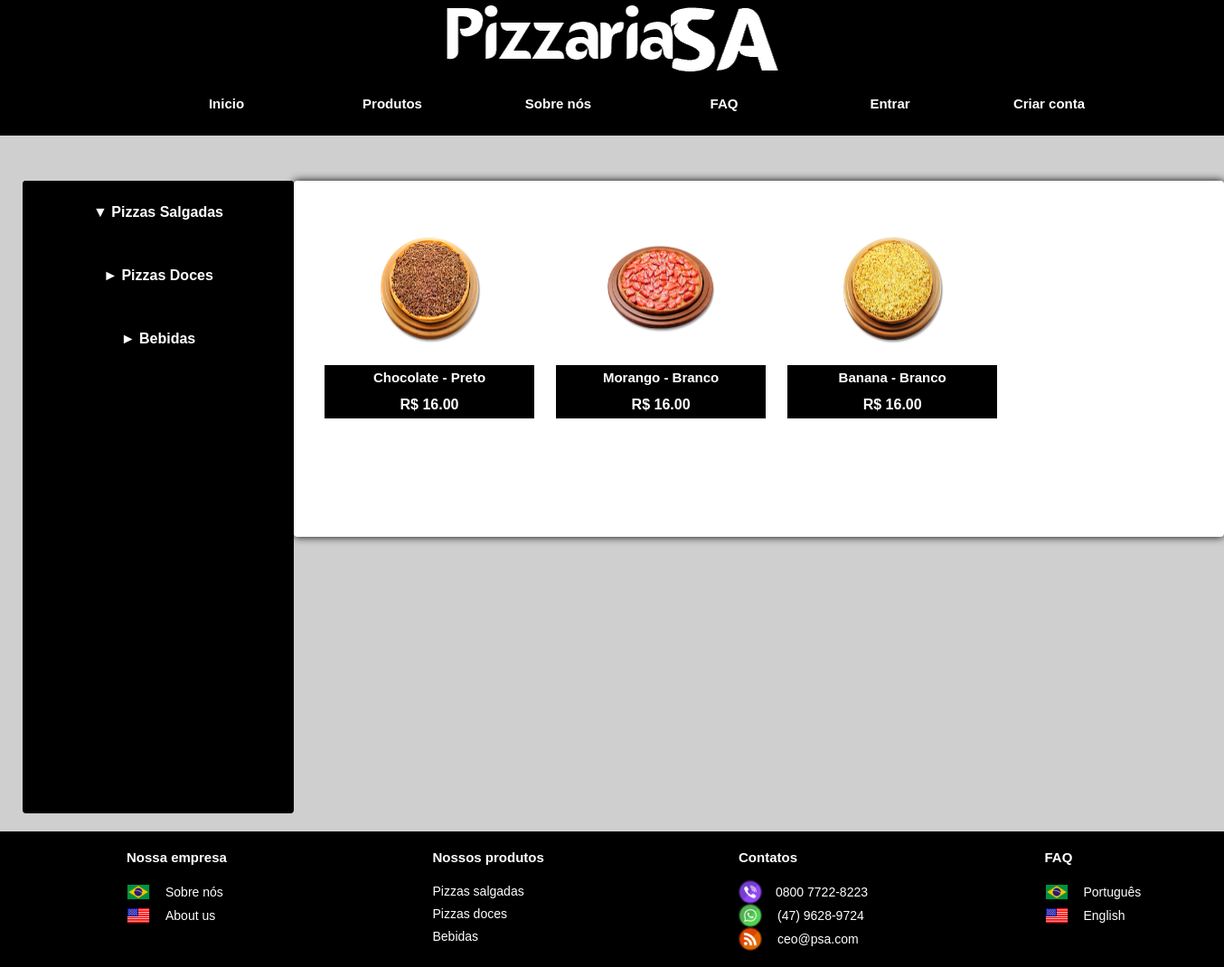
The app's page /pizzas_doces.php with its own data.
### tables this page shows
CREATE TABLE pizza 
( 
	id        INT NOT NULL auto_increment PRIMARY KEY, 
	nome      VARCHAR(60), 
	tipo      VARCHAR(20), 
	valor     VARCHAR(20), 
	tamanho   VARCHAR(20), 
	foto   	  VARCHAR(50) 	
);

### pizzas_doces.php (the view, shortened to what this page needs)
<?php
	$query_pizzas = "select * from pizza";
	$resultQuery = mysql_query($query_pizzas);
?>
<html>
	<head>
		<link rel="stylesheet" type="text/css" href="css/global.css">
        <link rel="stylesheet" type="text/css" href="css/produtos.css">
		</head>
	<body>
		<div class="mainbar">
            <?php
			if(isset($_SESSION['id']) && $_SESSION['tipo'] == "ADMIN"){?>
				<img class=thisalign src='images/banner/logo1.png'/><div class=logado>
					<a href="index.php" class=buttons>Inicio</a>
					<ul>
						<li class="dropdown">
							<a href="pizzas_salgadas.php" class="dropbtn">Produtos</a>
							<div class="dropdown-content">
								<a href='pizzas_salgadas.php' class=line><div class='icon-align'><img src='images/banner/tradicional.png' width='52%'/></div>Pizzas Salgadas</a>
								<a href='pizzas_doces.php' class=line><div class='icon-align'><img src='images/banner/doces.png' width='52%'/></div>Pizzas Doces</a>
								<a href='bebidas.php' class=line><div class='icon-align'><img src='images/banner/bebidas.png' width='52%'/></div>Bebidas</a>
							</div>
						</li>
					</ul>
					<a href="sobre.php" class=buttons>Sobre nós</a>
					<ul>
						<li class='dropdown'>
							<a href='crud_clientes.php' class='dropbtn'>CRUD</a>
							<div class='dropdown-content'>
								<a href='crud_clientes.php' class=line>Clientes</a>
								<a href='crud_bebidas.php' class=line>Bebidas</a>
								<a href='crud_pizzas.php' class=line>Pizzas</a>
								<a href='crud_ingredientes.php' class=line>Ingredientes</a>
							</div>
						</li>
					</ul>
					<ul>
						<li class='dropdown'>
							<a href='faq.php'  class='dropbtn'>FAQ</a>
							<div class='dropdown-content'>
								<a href='faq.php' class=line><div class='icon-align'><img src='images/faq/portugues.png' width='52%'/></div> FAQ - Português</a>
								<a href='faq_english.php' class=line><div class='icon-align'><img src='images/faq/english.png' width='52%'/></div> FAQ - English</a>
							</div>
						</li>
					</ul>
					<div class='space1'>
						<?php
							echo "<a href='cadastroUsuario_form.php?id=".$_SESSION['id']."' class='buttom-usuario'>";
							echo $_SESSION['usuario'];
							echo "<a href='cadastroUsuario_form.php?id=".$_SESSION['id']."' class='image-squad squad'><img src='images/usuario/".$_SESSION['foto']."'></a>";?>
						</a>
						<a href="usuario_deslogar.php" class=buttom-deslogar></a>
					</div>
				</div>
			<?php
			}else{
				?>
				<img class=thisalign src='images/banner/logo1.png'/><div class=naologado>
					<a href="index.php" class=buttons>Inicio</a>
					<ul>
						<li class="dropdown">
							<a href="pizzas_salgadas.php" class="dropbtn">Produtos</a>
						</li>
					</ul>
					<a href="sobre.php" class=buttons>Sobre nós</a>
					<ul>
						<li class='dropdown'>
							<a href='faq.php'  class='dropbtn'>FAQ</a>
						</li>
					</ul>
					<a href='login_form.php' class='buttom-logar'>Entrar</a><br><a href='cadastroUsuario_form.php' class='buttom-cad'>Criar conta</a>
				</div>
				<?php
			}
			?>
		</div>
		<div>
			<div class=barprodutos>
				<a href="pizzas_salgadas.php" class=produtosbutton>▼ Pizzas Salgadas</a>
				<a href="pizzas_doces.php" class=produtosbutton>► Pizzas Doces</a>
				<a href="bebidas.php" class=produtosbutton>► Bebidas</a>
			</div>
			<div class=pdtlayout>
				<div class=produtos>
					<?php
					while($result = mysql_fetch_assoc($resultQuery)){
						$resultBanco[1] = $result['id'];
						$resultBanco[2] = utf8_encode($result['nome']);
						$resultBanco[3] = utf8_encode($result['tipo']);
						$resultBanco[4] = utf8_encode($result['valor']);
						$resultBanco[5] = utf8_encode($result['tamanho']);
						$resultBanco[6] = utf8_encode($result['foto']);
						if(isset($_SESSION['id']) && $_SESSION['tipo'] == "ADMIN"){
							if($resultBanco[3] == "DOCE"){
								echo "<div class=products>";
								echo "<div class=image><img src='images/pizzas/$resultBanco[6]' class='image-pdt'/></div>";
								echo "<div class=botaopdt><div class=nomepdt>$resultBanco[2]<a class='delete' href='adminPizzasDoces_delete.php?id=$resultBanco[1]'>×</a></div><div class=botaopdt>R$ $resultBanco[4]</div></div></div>";
							}
						}else{
							if($resultBanco[3] == "DOCE"){
								echo "<div class=products>";
								echo "<div class=image><img src='images/pizzas/$resultBanco[6]' class='image-pdt'/></div>";
								echo "<div class=botaopdt><div class=nomepdt>$resultBanco[2]</div><div class=botaopdt>R$ $resultBanco[4]</div></div></div>";
							}
						}
					}?>
				</div>
			</div>
		</div>
		<div class="footbar">
			<div class='squareenix'>
				<div class='fotenter'>
					<font color='#fff'><b>Nossa empresa</b></font><br><br>
					<a class='enixsquare' href='sobre.php'><div class=heightline>Sobre nós</div></a><img class=lineheight src='images/faq/portugues.png'/><br>
					<a class='enixsquare' href='sobre_english.php'><div class=heightline>About us</div></a><img class=lineheight src='images/faq/english.png'/><br>
				</div>
			</div>
			<div class='squareenix'>
				<div class='fotenter'>
					<font color='#fff'><b>Nossos produtos</b></font><br><br>
					<a class='enixsquare linespace' href='pizzas_salgadas.php'>Pizzas salgadas</a><br>
					<a class='enixsquare linespace' href='pizzas_doces.php'>Pizzas doces</a><br>
					<a class='enixsquare linespace' href='bebidas.php'>Bebidas</a><br>
				</div>
			</div>
			<div class='squareenix'>
				<div class='fotenter'>
					<font color='#fff'><b>Contatos</b></font><br><br>
					<a class='enixsquare'><div class=heightline>0800 7722-8223</div></a><img class=lineheight src='images/banner/phone.png'><br>
					<a class='enixsquare'><div class=heightline>(47) 9628-9724</div></a><img class=lineheight src='images/banner/whatsapp.png'><br>
					<a class='enixsquare'><div class=heightline>ceo@psa.com</div></a><img class=lineheight src='images/banner/mail.png'><br>
				</div>
			</div>
			<div class='squareenix'>
				<div class='fotenter'>
					<font color='#fff'><b>FAQ</b></font><br><br>
					<a class='enixsquare' href='faq.php'><div class=heightline>Português</div></a><img class=lineheight src='images/faq/portugues.png'/><br>
					<a class='enixsquare' href='faq_english.php'><div class=heightline>English</div></a><img class=lineheight src='images/faq/english.png'/><br>
				</div>
			</div>
		</div>
	</body>
</html>

### css/global.css (style rules this page uses)
html { position: relative; min-height: 100%; }
a { text-decoration:none; }
.mainbar { max-width:100%; height:150px; background-color: #000; }
.footbar { background-color: #000; min-width:100%; min-height:150px; position:relative; margin-top:20px; bottom:0; float:left; }
.naologado { position:relative; float: right; right: -12%; width:100%; list-style:none; }
.buttom-logar { font-family: 'Arial', Serif; font-weight: bold; color: white; float:left; text-decoration: none; text-align: center; line-height:70px; font-size:15px; background-color: #000; width:13%; height:70px; transition: all 0.3s; }
.buttom-cad { font-family: 'Arial', Serif; font-weight: bold; color: white; float:left; margin-top:-18px; text-decoration: none; text-align: center; line-height:70px; font-size:15px; background-color: #000; width:13%; height:70px; transition: all 0.3s; }
.buttons { font-family: 'Arial', Serif; font-weight: bold; color: white; height:70px; min-width:13%; float:left; text-decoration: none; text-align: center; line-height:70px; font-size:15px; background-color: #000; transition: all 0.3s; }
ul { list-style-type: none; margin: 0; padding: 0; background-color: #333; }
li { float: left; }
li a { display: inline-block; color: white; text-align: center; padding: 14px 16px; text-decoration: none; }
.dropbtn { display: inline-block; color: white; text-align: center; padding: 14px 16px; text-decoration: none; font-family: 'Arial', Serif; font-weight: bold; color: white; height:42px; font-size:15px; width:159px; line-height:42px; background-color: #000; transition: all 0.4s; }
li.dropdown { display: inline-block; }
.squareenix { width:25%; height:60px; font-family:'Arial', Serif; color:white; font-size:15px; text-decoration:none; float:left; margin-top:20px; }
.enixsquare { color:white; font-size:14px; text-decoration:none; }
.lineheight { width:26px; height:26px; }
.linespace { line-height:25px; }
.heightline { min-width:100px; margin-top:5px; float:right; margin-left:10px; }
.fotenter { width: 143px; min-height: 10px; margin-left:140px; }
.thisalign { display: block; margin: 0 auto; }

### css/produtos.css (style rules this page uses)
body { background-color:#cfcfcf; }
.products { margin-top:44px; margin-left:14px; width:23%; height:250px; float:left; margin-right:10px; display:block; }
.produtos { float:left; width:100%; min-height:100px; margin-bottom:100px; }
.nomepdt { width:100%; height:30px; font-family: arial; font-weight: bold; color: white; font-size:15px; text-decoration: none; text-align: center; line-height:30px; margin-top:-1px; border-bottom:5px; border-bottom-color:black; }
.botaopdt { width:100%; height:30px; font-family: arial; font-weight: bold; color: white; float:left; text-decoration: none; text-align: center; line-height:30px; background-color: #000; border-bottom:5px; border-bottom-color:black; transition: all 0.3s; }
.image { width:100%; height:150px; }
.image-pdt { height:130px; width:150px; display: block; margin: 0 auto; margin-top:10px; margin-bottom:10px; border-bottom:5px; border-bottom-color:black; transition: all 0.3s; }
.barprodutos { max-width:300px; min-height:100%; background-color:#000; float:left; margin-left:25px; border-radius:4px; }
.produtosbutton { width:300px; height:70px; line-height:70px; text-align:center; background-color:#000; font-family: 'Arial', Serif; font-size:16px; font-weight:bold; border-radius:4px; color:white; float:left; transition: 0.3s all; }
.pdtlayout { margin-left:auto; margin-right:auto; min-width:53%; max-width:80%; min-height:315px; margin-top:50px; margin-bottom:100px; border-radius:4px; background-color:#fff; box-shadow: 0 0px 10px rgba(0, 0, 0, 1.0); overflow:hidden; padding-left:20px; }

### records on screen
pizza: foto (picture), nome "Chocolate - Preto", valor "16.00"
pizza: foto (picture), nome "Morango - Branco", valor "16.00"
pizza: foto (picture), nome "Banana - Branco", valor "16.00"
